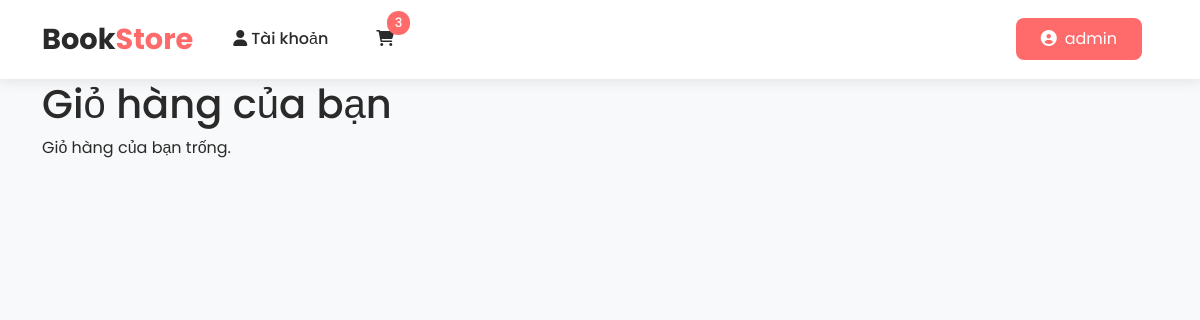
The app's page /cart/ (signed in), older data.
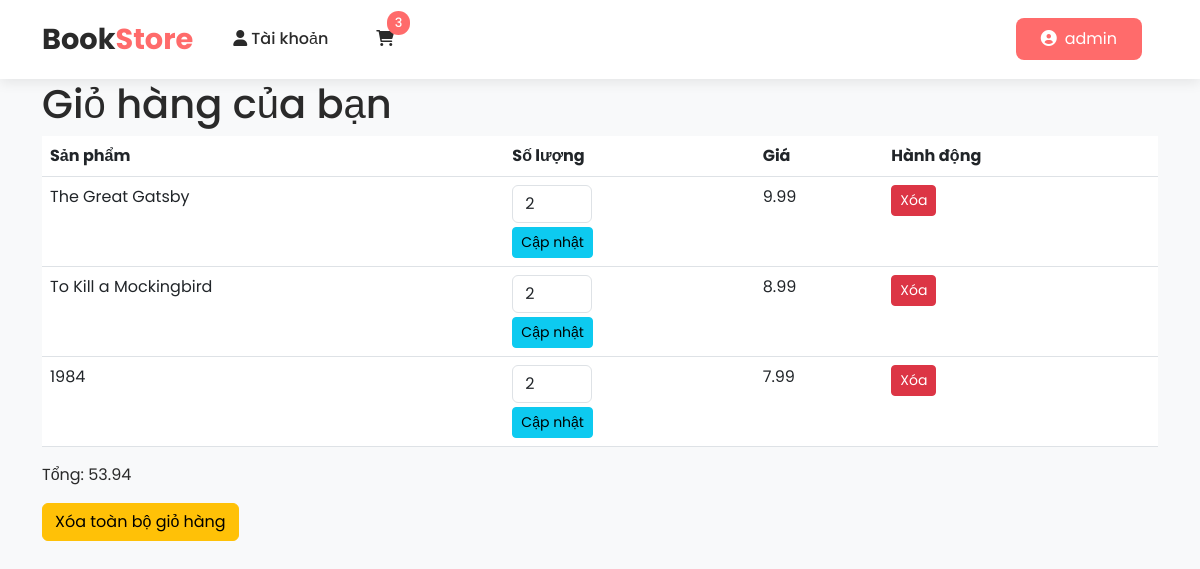
The same page, newer data.
### customer/models.py (models this page shows, shortened)
class CustomUser(AbstractUser):
    email = models.EmailField(unique=True)  # Vẫn giữ email là duy nhất
    is_verified = models.BooleanField(default=False)  # Xác thực email
    groups = models.ManyToManyField(
        "auth.Group",
        related_name="customuser_set",
        blank=True,
        help_text="The groups this user belongs to.",
        verbose_name="groups",
    )
    user_permissions = models.ManyToManyField(
        "auth.Permission",
        related_name="customuser_set",
        blank=True,
        help_text="Specific permissions for this user.",
        verbose_name="user permissions",
    )
    USERNAME_FIELD = 'username'   # Sử dụng tên đăng nhập làm trường chính
    REQUIRED_FIELDS = ['email']   # Email trở thành trường bắt buộc (không dùng làm username)

### cart/models.py (models this page shows, shortened)
class CartItem(models.Model):
    cart = models.ForeignKey(Cart, on_delete=models.CASCADE)
    book = models.ForeignKey(Book, on_delete=models.CASCADE)
    quantity = models.IntegerField(default=1)
    added_at = models.DateTimeField(auto_now_add=True)

### book/models.py (models this page shows, shortened)
class Book(models.Model):
    title = models.CharField(max_length=255)
    author = models.CharField(max_length=255)
    description = models.TextField(blank=True, null=True)
    price = models.DecimalField(max_digits=10, decimal_places=2)
    isbn = models.CharField(max_length=13, unique=True)
    publisher = models.CharField(max_length=255, blank=True, null=True)
    publication_date = models.DateField(blank=True, null=True)
    stock = models.IntegerField(default=0)
    category = models.ManyToManyField(Category, blank=True)
    image = models.ImageField(upload_to='books/', blank=True, null=True)
    created_at = models.DateTimeField(auto_now_add=True)
    updated_at = models.DateTimeField(auto_now=True)

### cart/views.py (the view)
# urls.py: path("", CartView.as_view(), name="cart"),
class CartView(LoginRequiredMixin, TemplateView):
    template_name = "cart/cart.html"
    def get_context_data(self, **kwargs):
        context = super().get_context_data(**kwargs)
        profile = CustomerProfile.objects.get(user=self.request.user)
        cart, _ = Cart.objects.get_or_create(customer=profile)
        context["cart"] = cart
        context["cart_items"] = cart.cartitem_set.all()
        context["total"] = cart.get_total()
        return context

### cart/models.py (called while the page is built)
    def get_total(self):
        return sum(item.quantity * item.book.price for item in self.cartitem_set.all())

### templates/cart/cart.html (shortened to what this page needs)
{% extends "base.html" %}
{% block content %}
<h1>Giỏ hàng của bạn</h1>
{% if cart_items %}
    <table class="table">
        <thead>
            <tr>
                <th>Sản phẩm</th>
                <th>Số lượng</th>
                <th>Giá</th>
                <th>Hành động</th>
            </tr>
        </thead>
        <tbody>
            {% for item in cart_items %}
            <tr>
                <td>{{ item.book.title }}</td>
                <td>
                    <form method="post" action="{% url 'update_cart' item.book.id %}">
                        <input type="number" name="quantity" value="{{ item.quantity }}" min="1" class="form-control" style="width: 80px;">
                        <button type="submit" class="btn btn-sm btn-info mt-1">Cập nhật</button>
                    </form>
                </td>
                <td>{{ item.book.price }}</td>
                <td>
                    <a href="{% url 'remove_from_cart' item.book.id %}" class="btn btn-sm btn-danger">Xóa</a>
                </td>
            </tr>
            {% endfor %}
        </tbody>
    </table>
    <p class="font-weight-bold">Tổng: {{ total }}</p>
    <a href="{% url 'clear_cart' %}" class="btn btn-warning">Xóa toàn bộ giỏ hàng</a>
{% else %}
    <p>Giỏ hàng của bạn trống.</p>
{% endif %}
{% endblock %}

### templates/base.html (shortened to what this page needs)
<!DOCTYPE html>
<html lang="vi">
<head>
    <link href="https://cdn.jsdelivr.net/npm/bootstrap@5.3.0-alpha1/dist/css/bootstrap.min.css" rel="stylesheet">
    <link rel="stylesheet" href="https://cdnjs.cloudflare.com/ajax/libs/font-awesome/6.0.0/css/all.min.css">
</head>
<body>
    <nav class="navbar navbar-expand-lg fixed-top">
        <div class="container">
            <a class="navbar-brand" href="{% url 'book_list' %}">Book<span class="brand-accent">Store</span></a>
            <div class="collapse navbar-collapse" id="navbarNav">
                <ul class="navbar-nav me-auto mb-2 mb-lg-0">
                    <li class="nav-item">
                        <a class="nav-link" href="{% url 'profile' %}">
                            <i class="fas fa-user me-1"></i>Tài khoản
                        </a>
                    </li>
                    <li class="nav-item">
                        <a class="nav-link cart-icon" href="{% url 'cart' %}">
                            <i class="fas fa-shopping-cart"></i>
                            <span class="cart-badge">3</span>
                        </a>
                    </li>
                </ul>
                <div class="d-flex align-items-center">
                    {% if user.is_authenticated %}
                        <div class="user-greeting me-3">
                            <span class="btn btn-custom">
                                <i class="fas fa-user-circle me-2"></i>{{ user.username }}
                            </span>
                        </div>
                    {% endif %}
                </div>
            </div>
        </div>
    </nav>
    <main class="container container-main mt-5">
        {% block content %}
        {% endblock %}
    </main>
</body>
</html>

### templates/base.html (style rules this page uses)
:root { --primary-color: #2A2A2A; --accent-color: #FF6B6B; --background-color: #F8F9FA; --text-color: #2A2A2A; }
body { font-family: 'Poppins', sans-serif; background-color: var(--background-color); color: var(--text-color); min-height: 100vh; display: flex; flex-direction: column; }
.navbar { background: white; box-shadow: 0 4px 12px rgba(0, 0, 0, 0.08); padding: 0.8rem 0; }
.navbar-brand { font-weight: 700; font-size: 1.8rem; color: var(--primary-color) !important; transition: transform 0.3s ease; }
.brand-accent { color: var(--accent-color); }
.nav-link { font-weight: 500; color: var(--primary-color) !important; margin: 0 1rem; position: relative; }
.nav-link::after { content: ''; position: absolute; bottom: -5px; left: 0; width: 0; height: 2px; background-color: var(--accent-color); transition: width 0.3s ease; }
.btn-custom { background: var(--accent-color); color: white !important; border-radius: 8px; padding: 0.5rem 1.5rem; transition: all 0.3s ease; }
.user-greeting { position: relative; cursor: pointer; }
.container-main { flex: 1; padding-top: 2rem; padding-bottom: 4rem; }
.cart-icon { position: relative; }
.cart-badge { position: absolute; top: -8px; right: -8px; background: var(--accent-color); color: white; border-radius: 50%; padding: 2px 8px; font-size: 0.8rem; }

Row changes from the older to the newer data that the page shows:
added CartItem: book "The Great Gatsby", quantity "2", book.price "9.99"
added CartItem: book "To Kill a Mockingbird", quantity "2", book.price "8.99"
added CartItem: book "1984", quantity "2", book.price "7.99"
Text that changed along with them:
{{ total }}: (not shown) → "53.94"
text no longer shown: "Giỏ hàng của bạn trống."
text now shown: "Sản phẩm Số lượng Giá Hành động Tổng: Xóa toàn bộ giỏ hàng"
